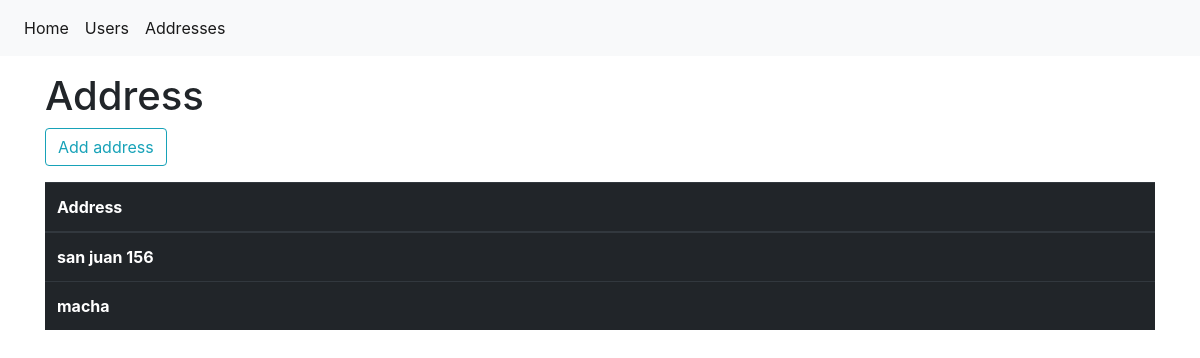
/address/, run on an earlier commit of the app's database.
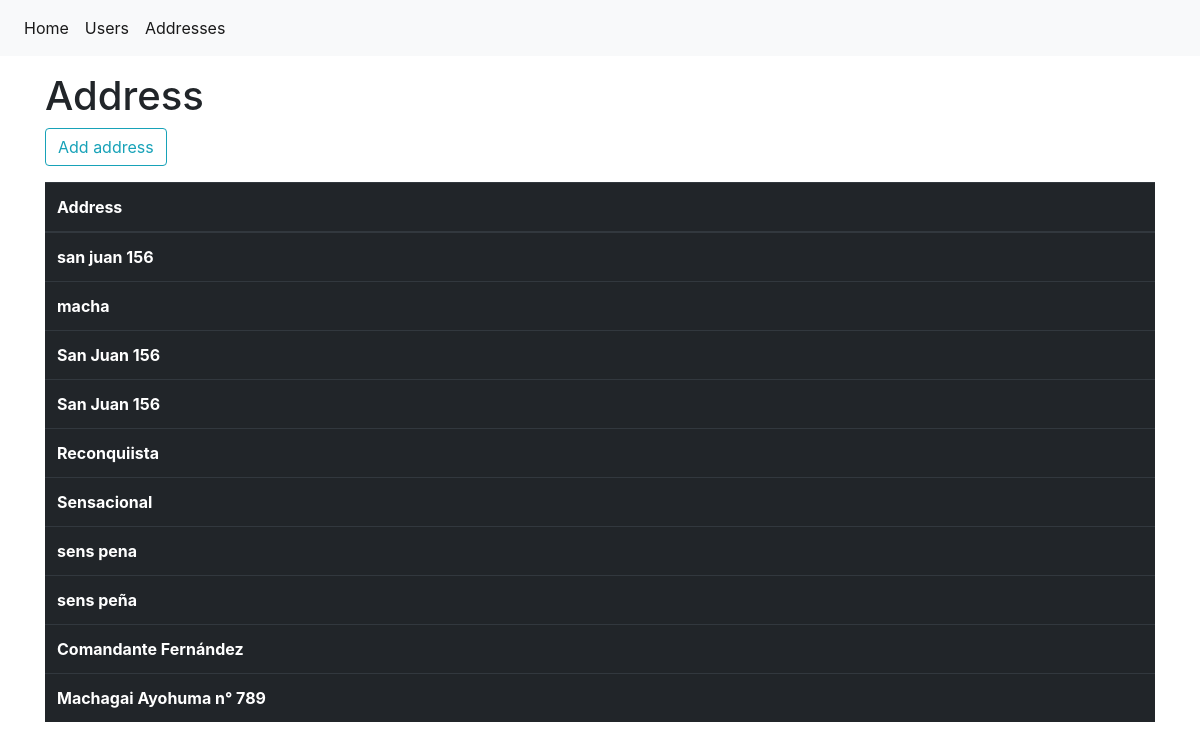
And on a later commit of the database.
### models.py (models this page shows)
class Address(Base):
    __table__ = Base.metadata.tables['profiles_address']
    def __str__(self):
        return self.address

### main.py (the view)
@app.route('/address/', methods=['GET', 'POST'])
def address():
    form = AddressForm(request.form)
    if request.method == 'POST':
        if form.validate_on_submit():
            flash(message="Success")
            new_address = Address(address=form.address.data)
            db_session.add(new_address)
            db_session.commit()
            return redirect(url_for('address'))
        else:
            return render_template('address/address.html', form=form)
    elif request.method == 'GET':
        addresses_lists = db_session.query(Address).all()
        return render_template('address/address.html', addresses=addresses_lists)

### forms.py
class AddressForm(FlaskForm):
    address = StringField('Address', validators=[InputRequired(), Length(min=5)])
    submit = SubmitField("Submit")

### templates/address/address.html (shortened to what this page needs)
{% extends 'base.html' %}
{% block content %}
{% if form %}
    <div class="col-sm-5 m-auto justify-center">
        <form action="" method="POST">
            {{ form.hidden_tag() }}
            <fieldset class="form-group">
                {% with messages = get_flashed_messages() %}
                {% if messages %}
                    <p>{{ message }}</p>
                {% endif %}
                {% endwith %}
                <legend class="border-bottom mb-4">Add a new address</legend>
                <div class="form-group">
                    {{ form.address.label(class="form-control-label") }}
                    {{ form.address(class="form-control form-control-sm") }}
                    {% if form.address.errors %}
                    <ul>
                        {% for error in form.address.errors %}
                            <li>{{ error }}</li>
                        {% endfor %}
                    </ul>
                    {% endif %}
                </div>
                <div class="form-group">
                    {{ form.submit(class="btn btn-outline-info") }}
                </div>
            </fieldset>
        </form>
    </div>
{% else %}
<h1 class="mt-3">Address</h1>
<form class="form-group" method="POST">
    <input class="btn btn-outline-info" id="submit" name="submit" type="submit" value="Add address">
</form>
<table class="table table-dark">
    <thead>
        <tr>
            <th scope="col">Address</th>
        </tr>
    </thead>
    <tbody>
            {% for address in addresses %}
                <tr>
                  <th scope="row">{{ address }}</th>
                </tr>
            {% endfor %}
    </tbody>
</table>
{% endif %}
{% endblock content %}

### templates/base.html (shortened to what this page needs)
<!doctype html>
<html lang="es">
  <head>
    <link rel="stylesheet" href="https://stackpath.bootstrapcdn.com/bootstrap/4.1.3/css/bootstrap.min.css">
  </head>
    <body>
      <header>
      {% block navbar %}
          <nav class="navbar navbar-expand-lg navbar-light bg-light">
              <div class="collapse navbar-collapse" id="navbarSupportedContent">
                <ul class="navbar-nav mr-auto">
                    <li class="nav-item active">
                    <a class="nav-link" href="{{ url_for('home') }}">Home <span class="sr-only">(current)</span></a>
                  </li>
                    <li class="nav-item active">
                    <a class="nav-link" href="{{ url_for('show_users') }}">Users <span class="sr-only">(current)</span></a>
                  </li>
                    <li class="nav-item active">
                    <a class="nav-link" href="{{ url_for('address') }}">Addresses <span class="sr-only">(current)</span></a>
                  </li>
                </ul>
              </div>
          </nav>
      {% endblock navbar %}
      </header>
      <main role="main" class="container">
          <div class="row">
              <div class="col-md-12">
                  {% block content %}
                  {% endblock content %}
              </div>
          </div>
      </main>
  </body>
</html>

What changed in the data, as far as the page shows it:
added Address: address "San Juan 156"
added Address: address "San Juan 156"
added Address: address "Reconquiista"
added Address: address "Sensacional"
added Address: address "sens pena"
added Address: address "sens peña"
added Address: address "Comandante Fernández"
added Address: address "Machagai Ayohuma n° 789"
